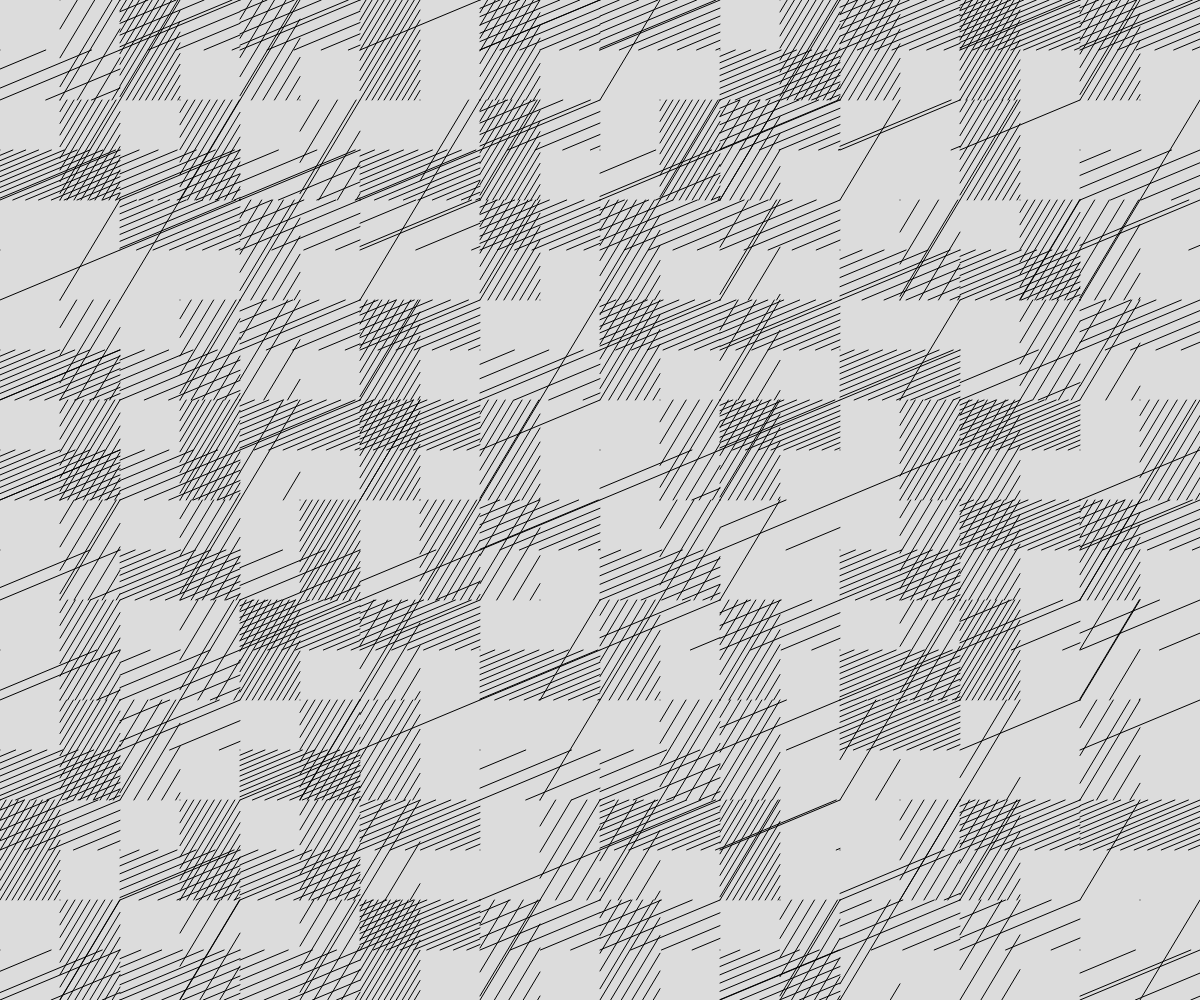
Frame 1 (no input)
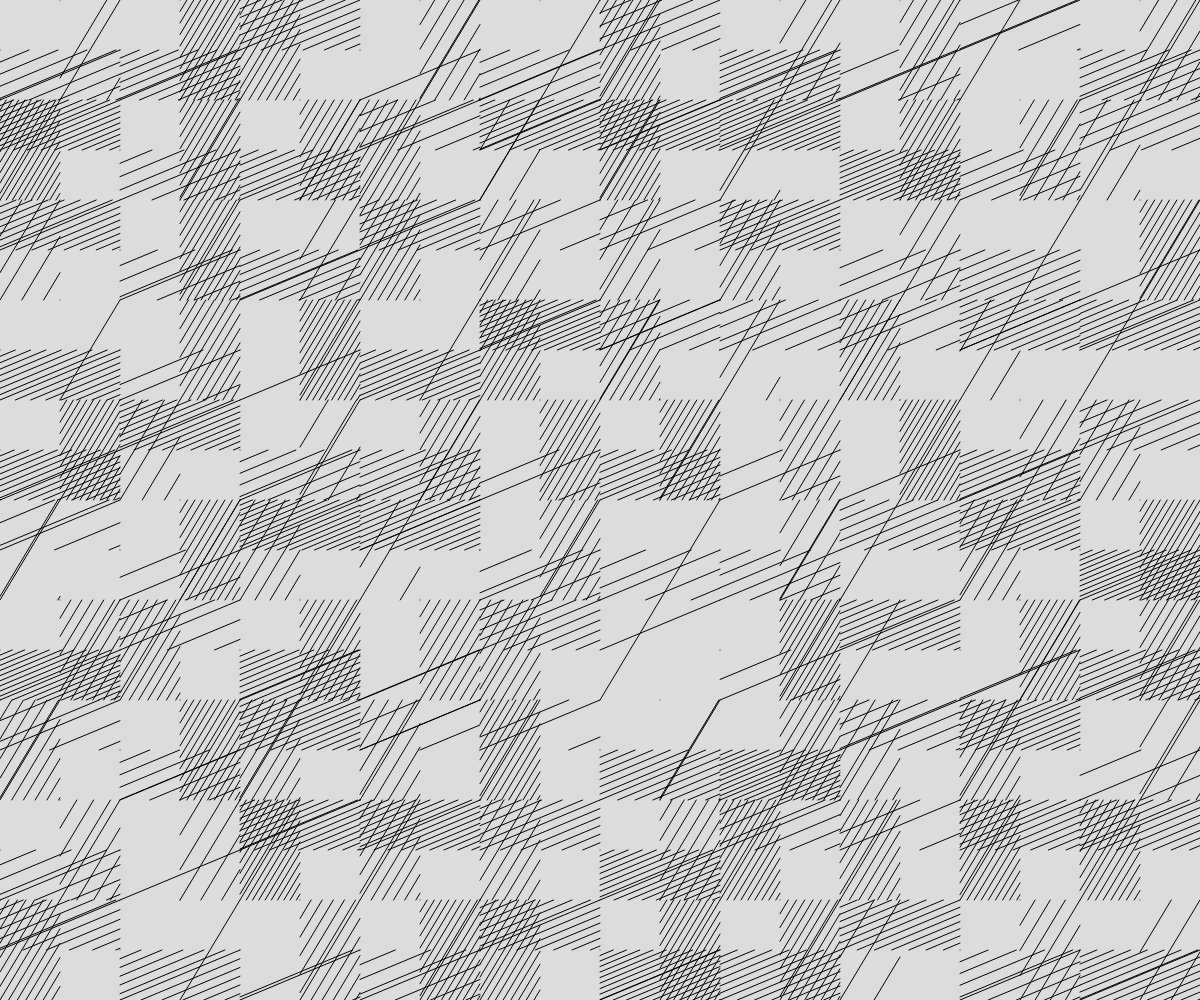
Frame 2 (the mouse pressed at the canvas centre, redrawn once)

The p5.js sketch that drew these frames (run headless with seeded random() and noise() and a simulated clock; the mouse was pressed at the canvas centre and the sketch redrawn once):

// p5.js sketch
// ── sketch.js
var lines = new Array();

function setup() {
  //here a board to draw dummy

  createCanvas(windowWidth, windowHeight);
  angleMode(DEGREES);
  lines = new Array();
  for (var i = 0; i < 2; i++) {
    lines.push(new motif(60, 90, round(random(10), 0)));
  }
  noLoop();
}

function drawBigMotif(x, y, width, height) {
  if (random() < 0.5) {
    motif(x, y, width, height / 2, random(10));
    motif(x, y, width / 2, height, random(10));
    // noFill();
    // rect(x, y + height / 2, width, height / 2);
  } else {
    motif(x + width / 2, y, width / 2, height, random(10));
    motif(x, y + height / 2, width, height / 2, random(10));
    // noFill();
    // rect(x, y + height / 2, width, height / 2);
  }
}

//here you draw what you want on your board, here and not outside
function draw() {
  background(220, 220, 220);
  var linesNumber = 10;
  var step_y = height / linesNumber;
  for (var i_y = 0; i_y < linesNumber; i_y++) {
    var columnsNumber = 10;
    var step_x = width / columnsNumber;
    for (var i_x = 0; i_x < columnsNumber; i_x++) {
      var x = i_x * step_x;
      var y = i_y * step_y;
      drawBigMotif(x, y, step_x, step_y);
    }
  }
}

// ── rectangle.js
function motif(x, y, width, height, pointsNumber) {
  push();
  translate(x, y);
  const firstPointHorizontalPlace = [];
  const firstPointVerticalPlace = [];

  for (var i = 0; i < width; i++) {
    firstPointHorizontalPlace.push((i * width) / pointsNumber);
  }

  for (var i = 0; i < height; i++) {
    firstPointVerticalPlace.push((i * height) / pointsNumber);
  }

  for (var i = 0; i < pointsNumber; i++) {
    var ramdomCase = random("1", "2", "3");
    switch (ramdomCase) {
      case "1":
        line(firstPointHorizontalPlace[i], 0, 0, firstPointVerticalPlace[i]);
        line(
          width,
          firstPointVerticalPlace[i],
          firstPointHorizontalPlace[i],
          height
        );
        break;
      case "2":
        line(
          width,
          firstPointVerticalPlace[i],
          firstPointHorizontalPlace[i],
          height
        );
        break;
      case "3":
        line(firstPointHorizontalPlace[i], 0, 0, firstPointVerticalPlace[i]);
        break;
      default:
        line(firstPointHorizontalPlace[i], 0, 0, firstPointVerticalPlace[i]);
        line(
          width,
          firstPointVerticalPlace[i],
          firstPointHorizontalPlace[i],
          height
        );
    }
  }
  pop();
}
